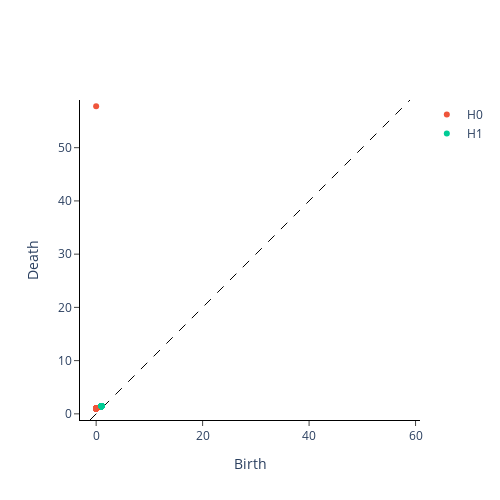

Notebook source saved alongside this figure:
### Code cell
from gtda.plotting import plot_diagram

plot_diagram(diagrams_basic[0])

### Figure 1 — Plotly figure (JSON) as saved in the notebook; plotly's stock layout.template omitted (floating-point values rounded to 4 significant figures; data arrays with more than 128 entries replaced by an {"elided": "..."} marker saying what was removed)
{"data": [{"hoverinfo": "none", "line": {"color": "black", "dash": "dash", "width": 1}, "mode": "lines", "showlegend": false, "type": "scatter", "x": [-1.156, 58.96], "y": [-1.156, 58.96]}, {"hoverinfo": "text", "hovertext": {"elided": "3565 str values"}, "mode": "markers", "name": "H0", "type": "scatter", "x": {"elided": "3565 int values"}, "y": {"elided": "3565 float values"}}, {"hoverinfo": "text", "hovertext": {"elided": "2869 str values"}, "mode": "markers", "name": "H1", "type": "scatter", "x": {"elided": "2869 int values"}, "y": {"elided": "2869 float values"}}, {"hoverinfo": "text", "hovertext": [], "mode": "markers", "name": "H2", "type": "scatter", "x": [], "y": []}], "layout": {"height": 500, "plot_bgcolor": "white", "width": 500, "xaxis": {"autorange": false, "exponentformat": "e", "linecolor": "black", "linewidth": 1, "mirror": false, "range": [-1.156, 58.96], "showexponent": "all", "showline": true, "side": "bottom", "ticks": "outside", "title": {"text": "Birth"}, "type": "linear", "zeroline": true}, "yaxis": {"autorange": false, "exponentformat": "e", "linecolor": "black", "linewidth": 1, "mirror": false, "range": [-1.156, 58.96], "scaleanchor": "x", "scaleratio": 1, "showexponent": "all", "showline": true, "side": "left", "ticks": "outside", "title": {"text": "Death"}, "type": "linear", "zeroline": true}}}
